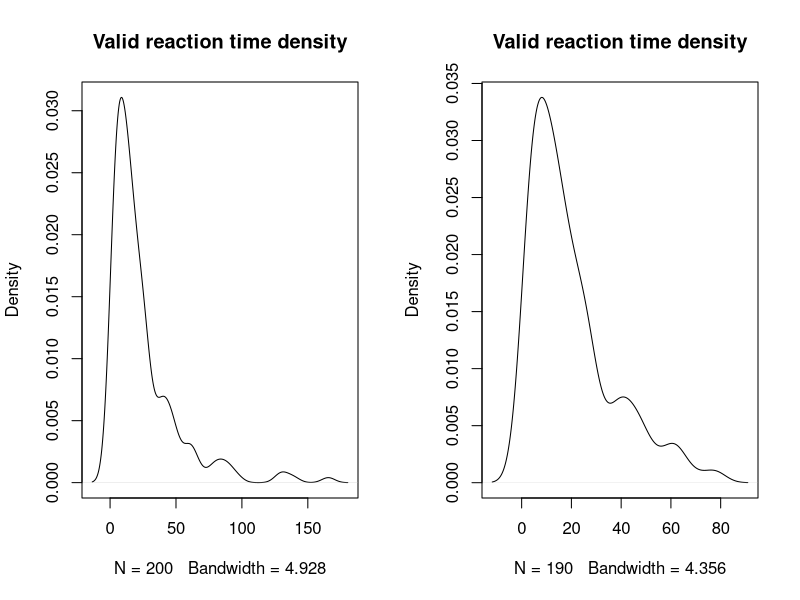
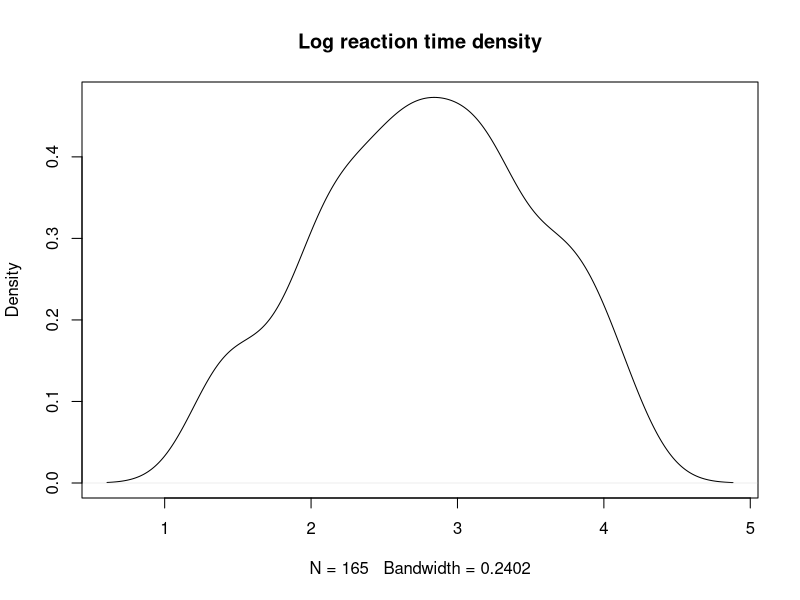
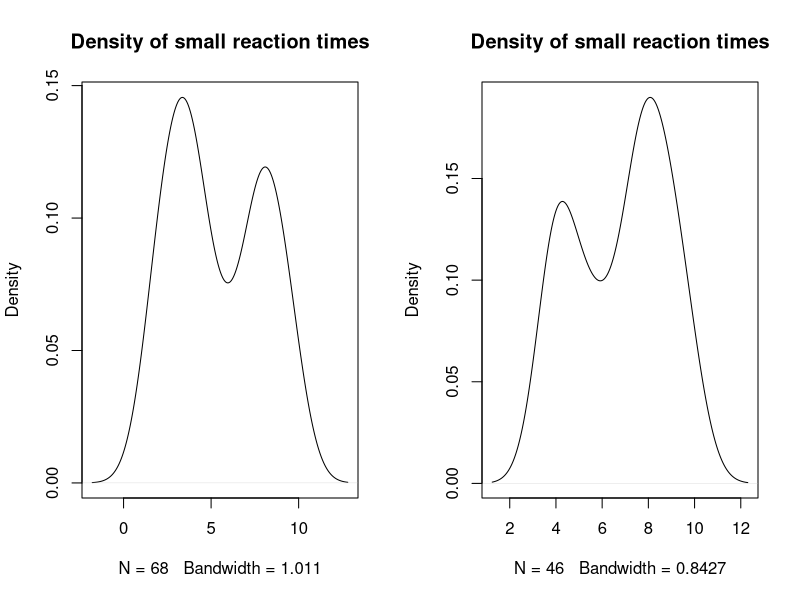
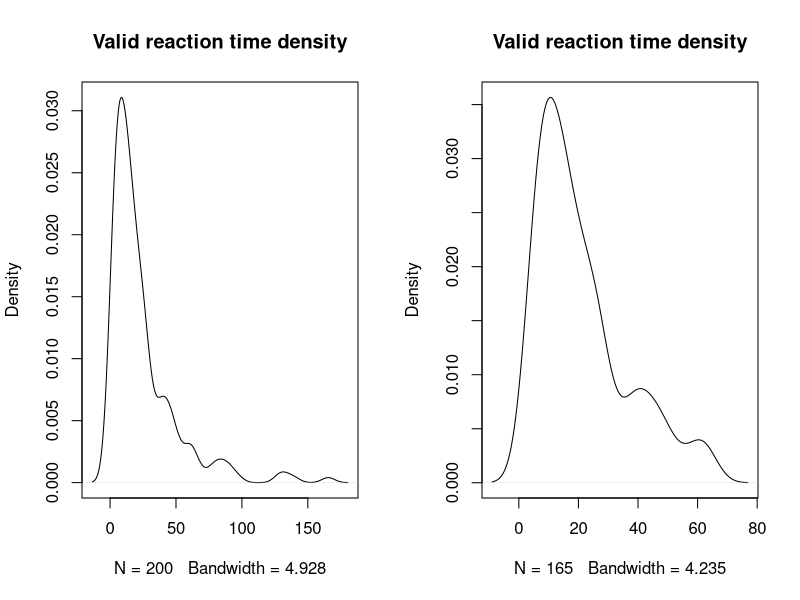

Here is the R script that generated these plots, in order:
## ---- chunk 1
if (!require('readr')) install.packages('readr'); library('readr')
if (!require('dplyr')) install.packages('dplyr'); library('dplyr')
if (!require('purrr')) install.packages('purrr'); library('purrr')

# RT Filtering function
Filter_FUN <- function(DB, Column, Low_PCT = 0.05, High_PCT = 0.95) {
  
  args = as.list(match.call())
  
  # Creamos Column_LOG
  DB = DB %>% mutate(Column_LOG = log(eval(args$Column, DB)))
  lowcut = quantile(DB$Column_LOG, Low_PCT, na.rm = T)
  highcut = quantile(DB$Column_LOG, High_PCT, na.rm = T)
  
  # Returns DB_Filtered
  DB_Filtered <<- subset(DB, DB$Column_LOG > lowcut & DB$Column_LOG < highcut) 
  
  # return(DB_Filtered)
  cat("**** Datos filtrados a partir de la columna", args$Column, ": ", nrow(DB) - nrow(DB_Filtered), "/", nrow(DB), "filas eliminadas ***")
  
}
## ---- chunk 2

dataset = read_csv("Data/10-Pre_processing/RT_filtering.csv")
dataset

Filter_FUN(dataset, Time)
DB_Filtered
## ---- chunk 3

dataset = read.csv("Data/10-Pre_processing/RT_filtering.csv")
head(dataset)

## ---- chunk 4
#SD criteria
SD_filter = 2.5

dataset_filtered = dataset %>% 
  filter(Time < (median(Time) + SD_filter * sd(Time)) & Time > (median(Time) - SD_filter * sd(Time)))

# dataset_filtered = dataset[dataset$Time < (median(dataset$Time) + SD_filter * sd(dataset$Time) )  & dataset$Time > (median(dataset$Time) - SD_filter * sd(dataset$Time) ), ]
## ---- chunk 5
summary(dataset$Time)
summary(dataset_filtered$Time)

par(mfrow = c(1,2))
    #
    plot(density(dataset$Time), main = "Valid reaction time density")
    plot(density(dataset_filtered$Time), main = "Valid reaction time density")
    
par(mfrow = c(1,1))
## ---- chunk 6
#Import to variable "dataset"
dataset = read.csv("Data/10-Pre_processing/RT_filtering.csv")
head(dataset)
## ---- chunk 7
#Gamma
glm1 = (glm(Time ~ Formato, data = dataset, family = Gamma))
summary(glm1)

#Gausian
glm2 = (glm(Time ~ Formato, data = dataset))
summary(glm2)

## ---- chunk 8
#Import to variable "dataset"
dataset = read.csv("Data/10-Pre_processing/RT_filtering.csv")
head(dataset)
## ---- chunk 9

#SET low and high PERCENTILES
    lowcutquant = 0.05
    highcutquant = 0.95
    
    # Add log-rt
    # dataset_filtered = data_long_RAW
    dataset$logrt <- log(dataset$Time)
    
    # Take correct answers
        # WE USE CORRECT ANSWERS TO SET TIME LIMITS!!!
        # BETTER USE dataset?
    corr = subset(dataset, dataset$Accuracy == 1)
    lowcut = quantile(corr$logrt, lowcutquant)
    highcut = quantile(corr$logrt, highcutquant)
    dataset_filtered <- subset(dataset, dataset$logrt > lowcut & dataset$logrt < highcut)
## ---- chunk 10
plot(density(dataset_filtered$logrt), main = "Log reaction time density")
    
par(mfrow = c(1,2))

    #
    plot(density(dataset$Time[dataset$Time < 10]), main = "Density of small reaction times")
    plot(density(dataset_filtered$Time[dataset_filtered$Time < 10]), main = "Density of small reaction times")

    #
    plot(density(dataset$Time), main = "Valid reaction time density")
    plot(density(dataset_filtered$Time), main = "Valid reaction time density")
    
par(mfrow = c(1,1))

    #
    summary(dataset$Time)
    summary(dataset_filtered$Time)

